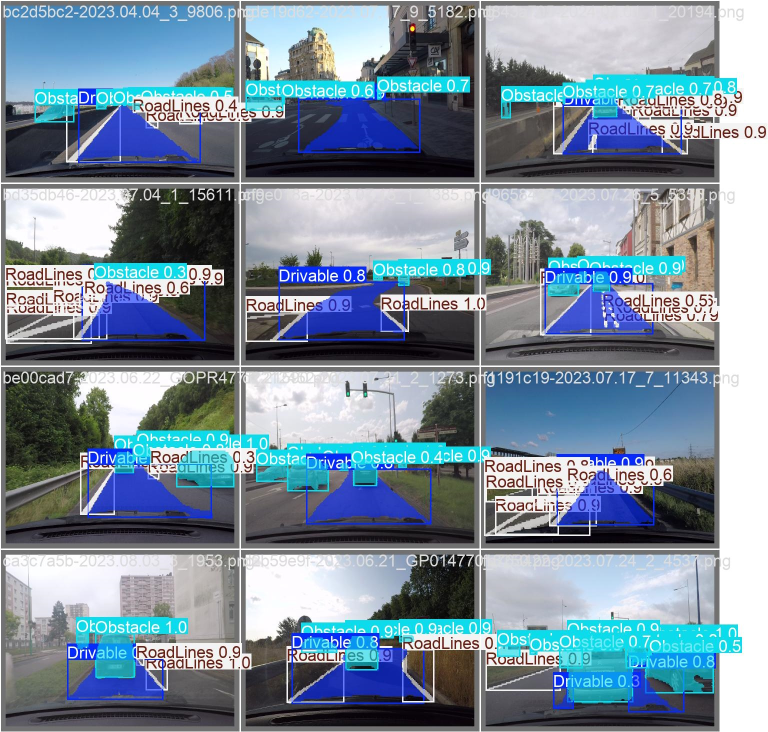
#> input picture images/val_batch0_pred.jpg, 1536 x 1464 px, given in place of 1.MP4, which was not available (shown at 1/2 size)
$ python AutopilotV5.py
#> lines starting #> are read from the running program, lines starting #| are printed output that depends on the picture; after the words box and inside, x2 and y2 are one past the last pixel; in counts of white or black regions, pixels touching at a corner belong together; pictures that were not available may be replaced by others from this repository, and a replacement may not be noted
#> in main, frame is the input picture: shape (1464, 1536, 3); mean B, G, R 155.9, 140.7, 122.8
### controller_input.py
# import pyvjoy
import time

"""------------------|USE beamngpy|------------------"""

steering_full_roation = 3*360/2
steering_ration = 5#to 1
wheel_full_rotation = steering_full_roation / steering_ration

# create a joystick object
# j = pyvjoy.VJoyDevice(rID=1)

# x_axis = pyvjoy.HID_USAGE_X
# y_axis = pyvjoy.HID_USAGE_Y


# [5 lines left out: function wheel_angle_to_steering_angle, not called in this run]


def steering_angle_to_joystick_pos(angle:float):
    """
    convert the angle of the steering wheel to a joystick position
    """
    return int((angle / wheel_full_rotation) * 32767)


# [10 lines left out: function update_joystick, not called in this run]

### AutopilotV5.py
import math
import time

import cv2 as cv
import matplotlib.pyplot as plt
import numpy as np

import controller_input

""" Blue Green Red """
AVAILABLE_COLOR        = (255, 255, 255), (232, 39, 33)
UNAVAILABLE_COLOR      = (100, 100, 100), (0  , 0 , 0 )
ALERTE_DEPARTURE_COLOR = (39 , 33 , 232), (0  , 0 , 0 )

autopilot_available       = False
autopilot_available_color = UNAVAILABLE_COLOR

height = 480
width  = 720


lane_center        = int(width/2) + 0 # + offset
car_hood           = 100
lower_lane_width   = width-50
detection_distance = 100
distance_center    = lane_center +5 # + offset
distance_width     = 150

upper_left  = [int(distance_center - distance_width/2),int(height - car_hood - detection_distance)]
upper_right = [int(distance_center + distance_width/2),int(height - car_hood - detection_distance)]

lower_left  = [int(lane_center - lower_lane_width/2), int(height-car_hood)]
lower_right = [int(lane_center + lower_lane_width/2), int(height-car_hood)]

pts1 = np.float32([upper_left, lower_left, upper_right, lower_right])
pts2 = np.float32([[0, 0], [0, height], [width, 0], [width, height]])

cv.namedWindow('Trackbars')
default_canny_low  = 200
default_canny_high = 225

cv.createTrackbar('Canny_low' , 'Trackbars', default_canny_low , 255, lambda x: None)
cv.createTrackbar('Canny_high', 'Trackbars', default_canny_high, 255, lambda x: None)

# cv.createTrackbar("Box_height", "Trackbars", 25, 100, lambda x: None)
# cv.createTrackbar("Box_width", "Trackbars", 100, 200, lambda x: None)
cv.createTrackbar('Target FPS', 'Trackbars', 60, 150, lambda x: None)


def map(value, In_Min, In_Max, Out_Min, Out_Max) -> float:
  """
  map 'value' from 'In_Min' - 'In_Max' to 'Out_Min' - 'Out_Max'
  """
  ## Figure out how 'wide' each range is
  In_Span = In_Max - In_Min
  Out_Span = Out_Max - Out_Min

  ## Convert the left range into a 0-1 range (float)
  valueScaled = float(value - In_Min) / float(In_Span)

  ## Convert the 0-1 range into a value in the right range.
  return Out_Min + (valueScaled * Out_Span)


# [15 lines left out: functions imcrop, pad_img_to_fit_bbox, not called in this run]


def detect_lane_width(frame, displayed_frame, prev_left_line_x_pos, prev_right_line_x_pos):
  """
  return the line's position (lower and upper) and if they are detected (both lower and upper)
  """
#> called with prev_left_line_x_pos = 25, prev_right_line_x_pos = 25

  ## modifiy contrast and brightness
  gray_frame = cv.cvtColor(frame, cv.COLOR_BGR2GRAY)
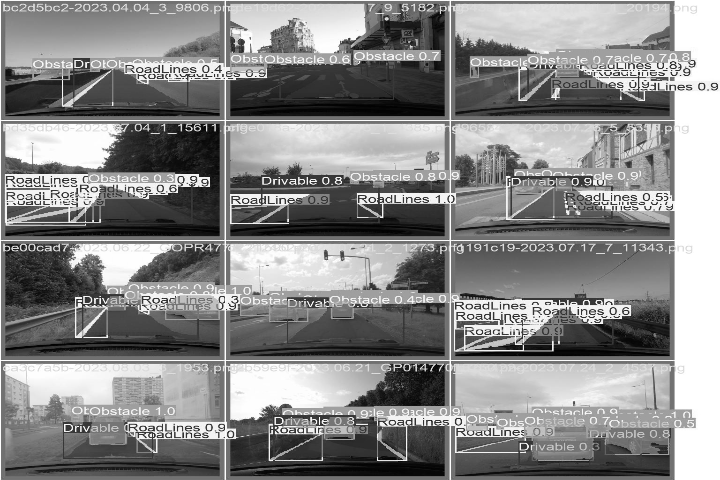
#> gray_frame: shape (480, 720); min 1, max 255, mean 137
  # white_frame = cv.threshold(gray_frame, 0, 255, cv.THRESH_BINARY + cv.THRESH_OTSU)[1]
  alpha = 1
  beta = -50
  corected_frame = cv.convertScaleAbs(gray_frame, alpha=alpha, beta=beta)
  # corected_frame = cv.bitwise_and(gray_frame, white_frame)

  ## blur the frame
  blur_frame = cv.GaussianBlur(corected_frame, (51, 51), 0)
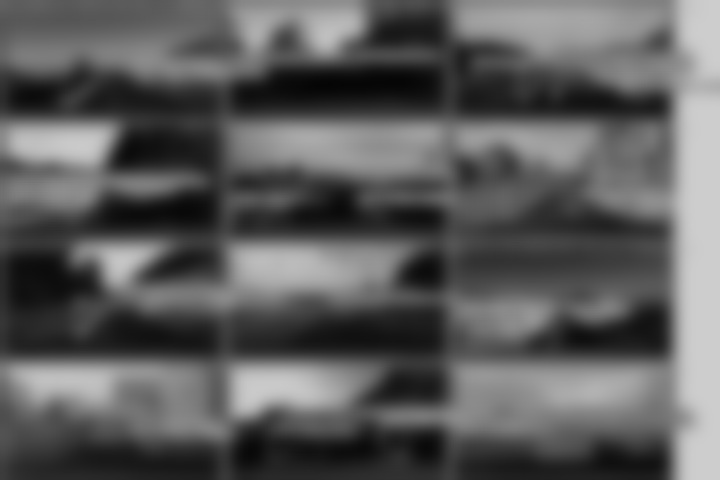
#> blur_frame: shape (480, 720); min 5, max 205, mean 92.7

  ## combine the frames
  combined_frame = cv.add(blur_frame, corected_frame)
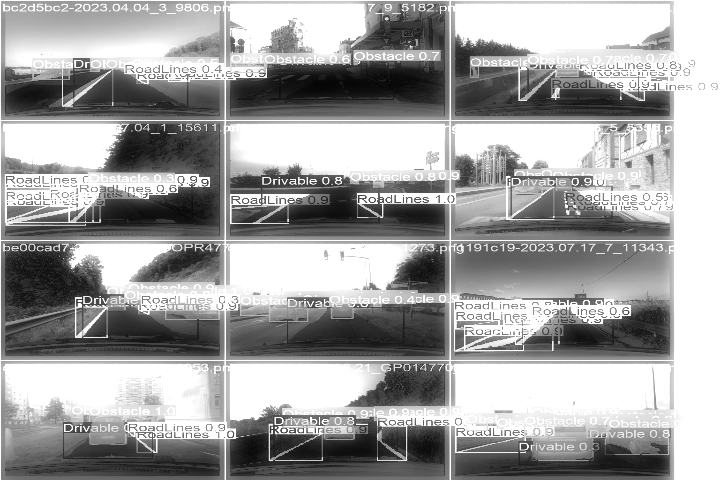
#> combined_frame: shape (480, 720); min 5, max 255, mean 161.8

  ## bird's eye view of th frame
  M = cv.getPerspectiveTransform(pts1, pts2)
  displayed_frame = cv.cvtColor(combined_frame, cv.COLOR_GRAY2BGR)
  displayed_frame = cv.warpPerspective(displayed_frame, M, (width, height))
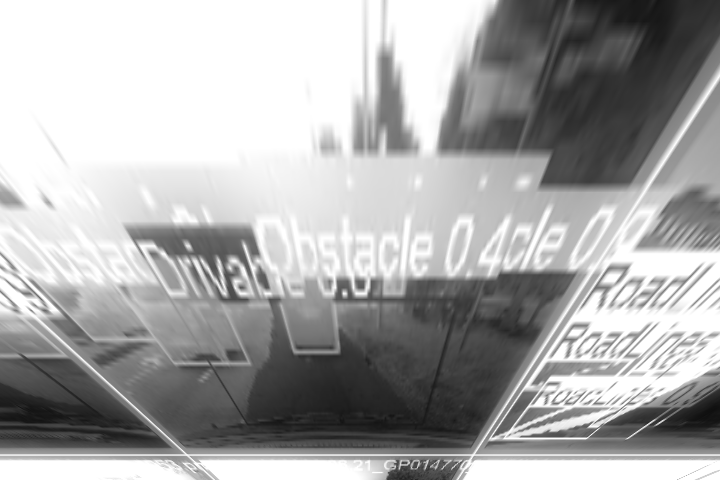
#> displayed_frame: shape (480, 720, 3); min 15, max 255, mean 169.7

  ## canny edge detection
  canny_low  = default_canny_low
  canny_high = default_canny_high

  canny_low  = cv.getTrackbarPos('Canny_low' , 'Trackbars')
  canny_high = cv.getTrackbarPos('Canny_high', 'Trackbars')

  canny_frame = cv.Canny(combined_frame, canny_low, canny_high)
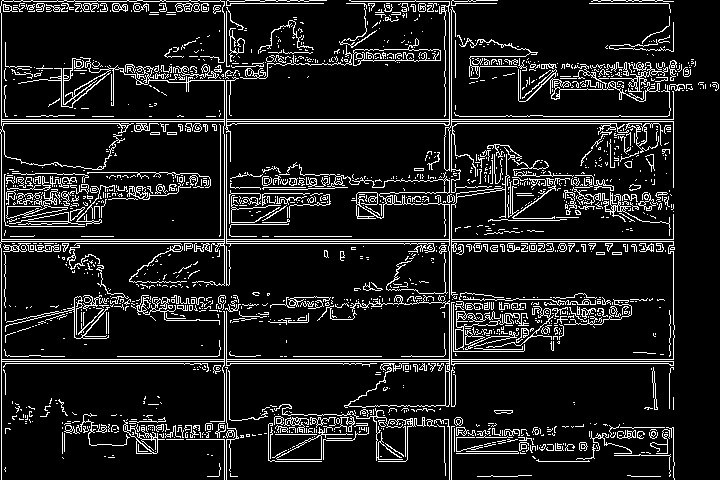
#> canny_frame: shape (480, 720); 11.4% white in thin lines or dots
  canny_frame = cv.warpPerspective(canny_frame, M, (width, height))
  canny_frame = cv.dilate(canny_frame, None, iterations=1)
  canny_blur_frame = cv.GaussianBlur(canny_frame, (3, 71), 0, 0, cv.BORDER_CONSTANT, 0)

  canny_frame = cv.add(canny_frame, canny_blur_frame)
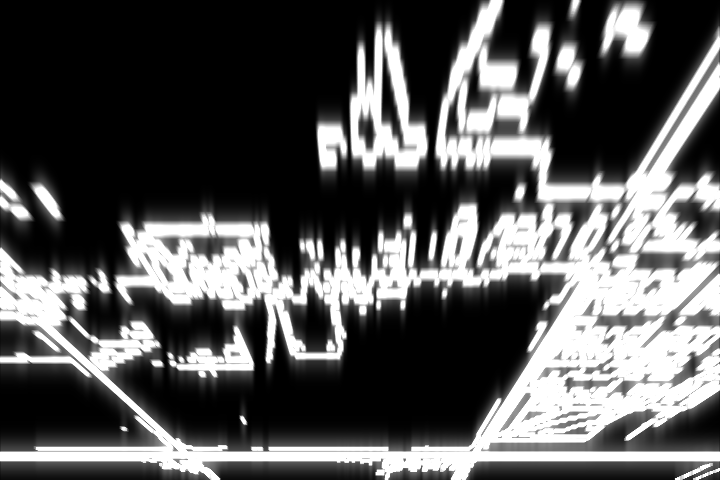
#> canny_frame: shape (480, 720); min 0, max 255, mean 89.7

  ## convert to black and white
  bw_canny_frame = cv.threshold(canny_frame, 0, 255, cv.THRESH_BINARY)[1]
#> bw_canny_frame: shape (480, 720); 68.1% white; 16 black regions (3 under 20 px), largest, box (x1, y1, x2, y2) and area: (0, 0, 398, 265) 70116, (248, 304, 531, 421) 18533, (543, 0, 720, 155) 10864

  ## detect start of the lines
  lower_left_found = False
  lower_right_found = False

  detecting_height = 50
  center_detecting_ignore = 0

  ## projection based lane detecting
  for pixel in range(center_detecting_ignore, int(width/2)-10, 5):
    if bw_canny_frame[height-detecting_height:height, int(width/2 - pixel)].any() > 0 and not lower_left_found:
      left_base   = int(width/2 - pixel)-15
      lower_left_found  = True
    elif not lower_left_found:
      left_base   = int(prev_left_line_x_pos)

    if bw_canny_frame[height-detecting_height:height, int(width/2 + pixel)].any() > 0 and not lower_right_found:
      right_base  = int(width/2 + pixel)+15
      lower_right_found = True
    elif not lower_right_found:
      right_base  = int(prev_right_line_x_pos)

    if lower_left_found and lower_right_found:
      break
#> after the loop, lower_left_found = True; lower_right_found = True


  # [26 lines of commented-out code are left out]
  left_boxs_x = [left_base]
#> left_boxs_x = [345]
  left_boxs_y = [height]
  right_boxs_x = [right_base]
#> right_boxs_x = [375]
  right_boxs_y = [height]

  box_height = 25
  # box_height_trackbar = cv.getTrackbarPos('Box_height', 'Trackbars')
  # box_height = box_height_trackbar if box_height_trackbar > 0 else box_height

  box_width = 100
  # box_width_trackbar = cv.getTrackbarPos('Box_width', 'Trackbars')
  # box_width = box_width_trackbar if box_width_trackbar > 0 else box_width

  y = height - box_height

  while y > 0:

    ## left threshold
    img = bw_canny_frame[y-box_height:y, left_base -int(box_width/2):left_base + int(box_width/2)]
    contours, _ = cv.findContours(img, cv.RETR_TREE, cv.CHAIN_APPROX_SIMPLE)

    for cnt in contours:
      moment = cv.moments(cnt)
      if moment["m00"] != 0:
        cx = int(moment["m10"] / moment["m00"])
        cy = int(moment["m01"] / moment["m00"])
        left_boxs_x.append(cx + left_base - int(box_width/2))
        left_boxs_y.append(cy + y)
        left_base = left_base - int(box_width/2) + cx
        lower_left_found = True


    ## right threshold
    img = bw_canny_frame[y-box_height:y, right_base -int(box_width/2):right_base + int(box_width/2)]
    contours, _ = cv.findContours(img, cv.RETR_TREE, cv.CHAIN_APPROX_SIMPLE)

    for cnt in contours:
      moment = cv.moments(cnt)
      if moment["m00"] != 0:
        cx = int(moment["m10"] / moment["m00"])
        cy = int(moment["m01"] / moment["m00"])
        right_boxs_x.append(cx + right_base - int(box_width/2))
        right_boxs_y.append(cy + y)
        right_base = right_base - int(box_width/2) + cx
        lower_right_found = True

    cv.rectangle(bw_canny_frame, (left_base  - int(box_width/2), y-box_height), (left_base  + int(box_width/2), y), (255, 255, 255), 2)
    cv.rectangle(bw_canny_frame, (right_base - int(box_width/2), y-box_height), (right_base + int(box_width/2), y), (255, 255, 255), 2)

    y -= box_height
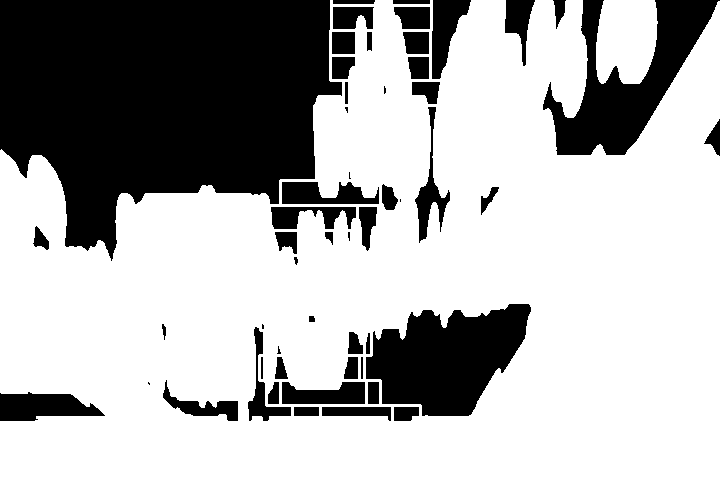
#> bw_canny_frame: shape (480, 720); 69.1% white; 53 black regions (8 under 20 px), largest, box (x1, y1, x2, y2) and area: (0, 0, 342, 261) 62737, (366, 304, 531, 416) 12183, (543, 0, 720, 155) 10864
#> after the loop, left_base = 381; left_boxs_x = 26 values, max 393 at index 22, min 262 at index 14, mean 338.4; left_boxs_y = 26 values, max 480 at index 0, min 43 at index 25, mean 264.4; right_base = 381; right_boxs_x = 26 values, max 393 at index 22, min 262 at index 14, mean 342; right_boxs_y = 26 values, max 480 at index 0, min 43 at index 25, mean 264.5; y = -20


  lines_x = [left_boxs_x, right_boxs_x]
  lines_y = [left_boxs_y, right_boxs_y]

  for boxs in range(len(lines_x)):
    boxs_x = lines_x[boxs]
    for index in range(len(boxs_x)-1):
      x_1 = boxs_x[index]
      y_1 = lines_y[boxs][index]

      x_2 = boxs_x[index + 1]
      y_2 = lines_y[boxs][index + 1]

      cv.line(bw_canny_frame, (x_1, y_1), (x_2, y_2), (0  , 0  , 0  ), 12)
      cv.line(bw_canny_frame, (x_1, y_1), (x_2, y_2), (255, 255, 255), 8 )
#> this loop made 2 passes
#> (the rest of the program and of its run is left out)
